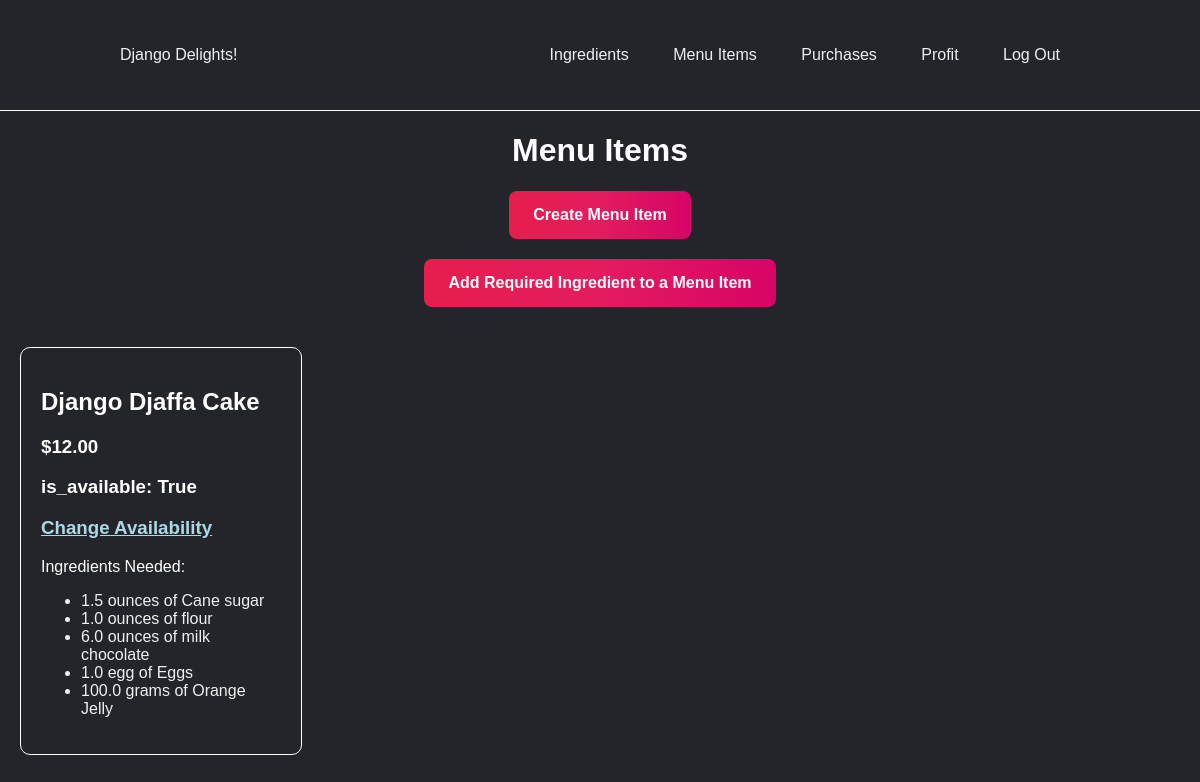
The page /menu-items/ (signed in) on the database its author committed.
### inventory/models.py (models this page shows, shortened)
class MenuItem(models.Model):
    item_name = models.CharField(max_length=25)
    price = models.FloatField()
    is_available = models.BooleanField(default=True)

class RecipeRequirement(models.Model):
    menu_item = models.ForeignKey(MenuItem, on_delete=models.CASCADE)
    ingredient = models.ForeignKey(Ingredient, on_delete=models.CASCADE)
    quantity_needed = models.FloatField()

class Ingredient(models.Model):
    ingredient_name = models.CharField(max_length=25)
    available_quantity = models.FloatField(default=0)
    unit = models.CharField(max_length=10)
    price_per_unit = models.FloatField()

### inventory/views.py (the view)
# urls.py: path("menu-items/", views.menu_items, name="menu_items"),
@login_required
def menu_items(request):
    menu_items = get_ingredients()
    context = {'menu': menu_items}
    return render(request, 'inventory/menu_items_list.html', context)

### inventory/views.py (called while the page is built)
def get_ingredients():
    menu_items = MenuItem.objects.all()
    for item in range(len(menu_items)):
        menu_items[item].required_ingredients = RecipeRequirement.objects.filter(menu_item=menu_items[item])
        menu_items[item].price = '${:,.2f}'.format(menu_items[item].price)
    return menu_items

### inventory/templates/inventory/menu_items_list.html
{% extends 'inventory/base.html' %}
{% load static %}
{% block head %}
<link rel="stylesheet" type="text/css" href="{% static 'inventory/menu.css' %}">
<link rel="stylesheet" type="text/css" href="{% static 'inventory/home.css' %}">
{% endblock %}
{% block content %}
<div class="title">
<h1 class="menu-items-title">Menu Items</h1>
<h2><a class="submit" href="{% url 'create_menu_item'%}">Create Menu Item</a></h2>
<h2><a class="submit" href="{% url 'create_recipe_requirement'%}">Add Required Ingredient to a Menu Item</a></h2>
</div>
<div class="menu-items">
{% for item in menu %}
    <div class="item-card">
        <h2>{{item.item_name}}</h2>
        <h3>{{item.price}}</h3>
        <h3>is_available: {{item.is_available}}</h3>
        <a href="{% url 'update_menu_item_availability' item.id %}"><h3 class="hello">Change Availability</h3></a>
        <p>Ingredients Needed: </p>
        <ul>
            {% for ingredient in item.required_ingredients %}
                <li>{{ingredient.quantity_needed}} {{ingredient.ingredient.unit}} of {{ingredient.ingredient.ingredient_name}}</li>
            {% endfor %}
        </ul>
    </div>
{% endfor %}
</div>
{% endblock %}

### inventory/static/inventory/base.css (style rules this page uses)
html { font-family: 'Trebuchet MS', 'Lucida Sans Unicode', 'Lucida Grande', 'Lucida Sans', Arial, sans-serif; background: #24252a; color: white; margin: 0; box-sizing: border-box; padding: 0; background-color: #24252a; }
body { margin: 0; }
.title { text-align: center; }

### inventory/static/inventory/menu.css (style rules this page uses)
.item-card { border: 1px solid white; border-radius: 10px; width: 20%; padding: 20px; margin: 20px; }
.menu-items { display: flex; flex-wrap: wrap; }
.hello { color: lightblue; text-decoration: underline; }

### inventory/static/inventory/home.css (style rules this page uses)
.submit { display: inline-block; outline: none; cursor: pointer; font-size: 16px; line-height: 20px; font-weight: 600; border-radius: 8px; padding: 14px 24px; border: none; transition: box-shadow 0.2s ease 0s, -ms-transform 0.1s ease 0s, -webkit-transform 0.1s ease 0s, transform 0.1s ease 0s; background: linear-gradient(to right, rgb(230, 30, 77) 0%, rgb(227, 28, 95) 50%, rgb(215, 4, 102) 100%); color: #fff; }

### inventory/static/inventory/navbar.css (style rules this page uses)
li, a { font-weight: 500; font-size: 16px; color: #edf0f1; text-decoration: none; }

### rows shown on the page
MenuItem: item_name "Django Djaffa Cake", price "$12.00", is_available "True"
RecipeRequirement: quantity_needed "1.5", ingredient.unit "ounces", ingredient.ingredient_name "Cane sugar"
RecipeRequirement: quantity_needed "1.0", ingredient.unit "ounces", ingredient.ingredient_name "flour"
RecipeRequirement: quantity_needed "6.0", ingredient.unit "ounces", ingredient.ingredient_name "milk chocolate"
RecipeRequirement: quantity_needed "1.0", ingredient.unit "egg", ingredient.ingredient_name "Eggs"
RecipeRequirement: quantity_needed "100.0", ingredient.unit "grams", ingredient.ingredient_name "Orange Jelly"
